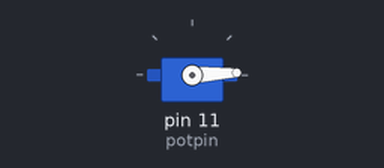
Recording of a sketch running on a simulated Arduino Uno, built with avr-gcc and run on an emulated ATmega328P. Parts: servo.

Above: at 0.05 s.
At 1.25 s:
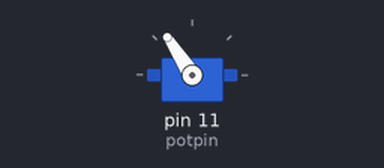
At 2.5 s:
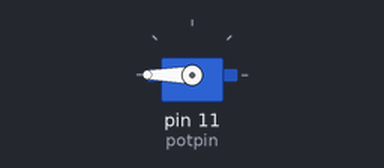
At 5.0 s:
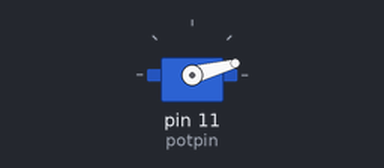
Timing chart, 0 to 6.7 s (numbered marks = the images above):
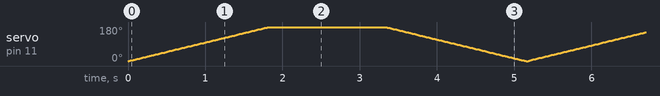

The sketch:

Task_1.2.4.ino
```cpp
/*
Developer   - Nikhil Arun
Date        - 7-2-2026
Board       - Arduino Uno R3
*/

// Moves a servo motor to and fro

#include <Servo.h>

int potpin = 11;
Servo My_Servo;

void setup() {
  My_Servo.attach(potpin);
}

void loop() {
  for (int i=0;i<255;i++){
      My_Servo.write(i);
        delay(10);

  }
  for (int i=255;i>0;i--){
      My_Servo.write(i);
        delay(10);

  }
  delay(20);
  }
```
